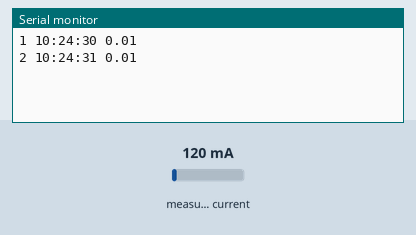
Simulated run of this sketch. Board: Arduino Uno, built with avr-gcc and run on an emulated ATmega328P. Parts: the last lines printed to the serial monitor. The inputs (shaded band) are chosen by the test bench; at power-on: measured current 120 mA. The local clock reads 2024-03-15 10:24:30 at power-on unless the sketch sets it.

Above: at 2.1 s.
2.2 s: measured current set to 40 mA
At 3.3 s:
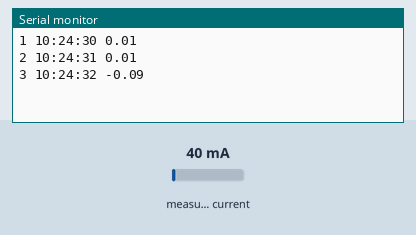
3.8 s: measured current set to 500 mA
At 5.7 s:
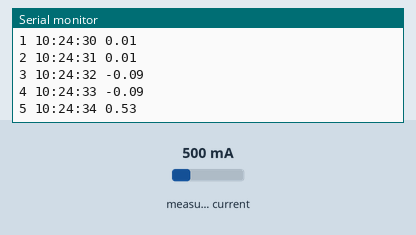
Timing chart, 0 to 7.2 s (numbered marks = the images above; inputs shaded):
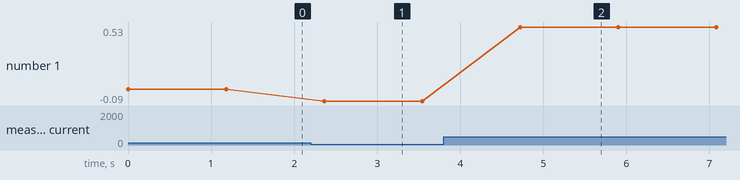

The sketch:

sct_sensor3.ino
```cpp
#include "EmonLib.h"
#include <SPI.h>
#include "DS1307.h"

DS1307 rtc (A4,A5);

EnergyMonitor emon1;

int i=1;

int pino_sct = A1;


void setup() {
  rtc.halt(false);
  //rtc.setDOW(TUESDAY);
  //rtc.setTime(10,28,0);
  //rtc.setDate(24,04,2018);

  rtc.setSQWRate(SQW_RATE_1);
  rtc.enableSQW(true);

  Serial.begin(9600);
  emon1.current(pino_sct,53);

}

void loop() {

  Serial.print(i);
  Serial.print(" ");
  Serial.print(rtc.getTimeStr());
  Serial.print(" ");

  double Irms = emon1.calcIrms(1480);
  Serial.print(Irms*1.358 - 0.1493);
  //Serial.print(" A");
  Serial.print("\n");
  delay(1000);
  i++;
}
```

Measured:
- after the input at 2.2 s, the serial monitor: prints a new line after 0.16 s (image 1)
- after the input at 3.8 s, the serial monitor: prints a new line after 0.92 s (image 2)
- plotted number 1: 0.01 → -0.09 after the input at 2.2 s, -0.09 → 0.53 after the input at 3.8 s
